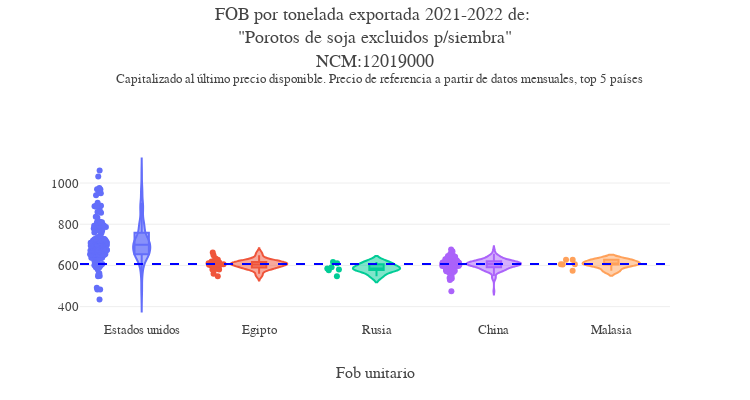

The cell this chart's notebook holds for it:
### Code cell
precio_violinplot_capitalizado(df_producto,'12019000',max_range = 10000)

### Figure 1 — Plotly figure (JSON) as saved in the notebook; plotly's stock layout.template omitted (floating-point values rounded to 4 significant figures; data arrays with more than 128 entries replaced by an {"elided": "..."} marker saying what was removed)
{"data": [{"alignmentgroup": "True", "box": {"visible": true}, "hovertemplate": "pais_descri=%{x}<br>fob_unitario_ton_capit=%{y}<extra></extra>", "legendgroup": "Estados unidos", "marker": {"color": "#636efa"}, "name": "Estados unidos", "offsetgroup": "Estados unidos", "orientation": "v", "points": "all", "scalegroup": "True", "showlegend": true, "type": "violin", "x": {"elided": "189 str values"}, "x0": " ", "xaxis": "x", "y": {"elided": "189 float values"}, "y0": " ", "yaxis": "y"}, {"alignmentgroup": "True", "box": {"visible": true}, "hovertemplate": "pais_descri=%{x}<br>fob_unitario_ton_capit=%{y}<extra></extra>", "legendgroup": "Egipto", "marker": {"color": "#EF553B"}, "name": "Egipto", "offsetgroup": "Egipto", "orientation": "v", "points": "all", "scalegroup": "True", "showlegend": true, "type": "violin", "x": ["Egipto", "Egipto", "Egipto", "Egipto", "Egipto", "Egipto", "Egipto", "Egipto", "Egipto", "Egipto", "Egipto", "Egipto", "Egipto", "Egipto", "Egipto", "Egipto", "Egipto", "Egipto", "Egipto", "Egipto", "Egipto", "Egipto", "Egipto", "Egipto", "Egipto", "Egipto", "Egipto", "Egipto", "Egipto", "Egipto"], "x0": " ", "xaxis": "x", "y": [616.5, 614.1, 649.2, 616.5, 589.9, 621, 603.2, 613.3, 605.2, 602.8, 619.4, 601.6, 603.8, 606.9, 604.7, 610.4, 590, 614.8, 594, 588.8, 579.7, 633.3, 548.1, 559.2, 662.9, 580.4, 628.1, 623.5, 581.6, 599.4], "y0": " ", "yaxis": "y"}, {"alignmentgroup": "True", "box": {"visible": true}, "hovertemplate": "pais_descri=%{x}<br>fob_unitario_ton_capit=%{y}<extra></extra>", "legendgroup": "Rusia", "marker": {"color": "#00cc96"}, "name": "Rusia", "offsetgroup": "Rusia", "orientation": "v", "points": "all", "scalegroup": "True", "showlegend": true, "type": "violin", "x": ["Rusia", "Rusia", "Rusia", "Rusia", "Rusia", "Rusia", "Rusia"], "x0": " ", "xaxis": "x", "y": [591.1, 548, 580, 610.7, 616.7, 585.7, 577.2], "y0": " ", "yaxis": "y"}, {"alignmentgroup": "True", "box": {"visible": true}, "hovertemplate": "pais_descri=%{x}<br>fob_unitario_ton_capit=%{y}<extra></extra>", "legendgroup": "China", "marker": {"color": "#ab63fa"}, "name": "China", "offsetgroup": "China", "orientation": "v", "points": "all", "scalegroup": "True", "showlegend": true, "type": "violin", "x": {"elided": "164 str values"}, "x0": " ", "xaxis": "x", "y": {"elided": "164 float values"}, "y0": " ", "yaxis": "y"}, {"alignmentgroup": "True", "box": {"visible": true}, "hovertemplate": "pais_descri=%{x}<br>fob_unitario_ton_capit=%{y}<extra></extra>", "legendgroup": "Malasia", "marker": {"color": "#FFA15A"}, "name": "Malasia", "offsetgroup": "Malasia", "orientation": "v", "points": "all", "scalegroup": "True", "showlegend": true, "type": "violin", "x": ["Malasia", "Malasia", "Malasia", "Malasia", "Malasia", "Malasia"], "x0": " ", "xaxis": "x", "y": [606.3, 604.9, 574, 627.7, 605.6, 627.3], "y0": " ", "yaxis": "y"}], "layout": {"font": {"family": "Georgia", "size": 13}, "height": 400, "legend": {"title": {"text": "pais_descri"}, "tracegroupgap": 0}, "margin": {"t": 150}, "separators": ",.", "shapes": [{"line": {"color": "blue", "dash": "dash"}, "type": "line", "x0": 0, "x1": 1, "xref": "x domain", "y0": 606.9, "y1": 606.9, "yref": "y"}], "showlegend": false, "title": {"text": "FOB por tonelada exportada 2021-2022 de: <br>\"Porotos de soja excluidos p/siembra\"<br>NCM:12019000<br> <sup> Capitalizado al último precio disponible. Precio de referencia a partir de datos mensuales, top 5 países", "y": 0.95}, "violinmode": "overlay", "width": 750, "xaxis": {"anchor": "y", "categoryarray": ["Estados unidos", "Egipto", "Rusia", "China", "Malasia"], "categoryorder": "array", "domain": [0, 1], "title": {"text": "Fob unitario"}}, "yaxis": {"anchor": "x", "domain": [0, 1], "title": {"text": ""}}}}
